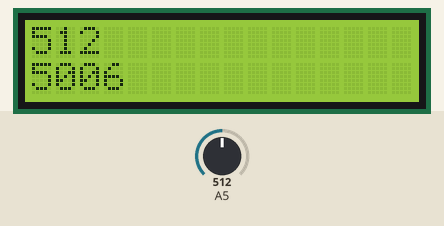
Simulated run of this sketch. Board: Arduino Uno, built with avr-gcc and run on an emulated ATmega328P. Shown: 16×2 character LCD. The inputs (shaded band) are chosen by the test bench; at power-on: A5 = 512.

Above: at 1.2 s.
1.3 s: A5 set to 716
At 2.2 s:
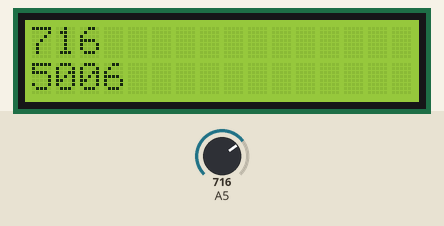
2.8 s: A5 set to 900
At 3.4 s:
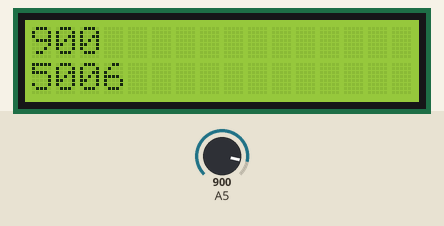
4.3 s: A5 set to 1023
At 5.7 s:
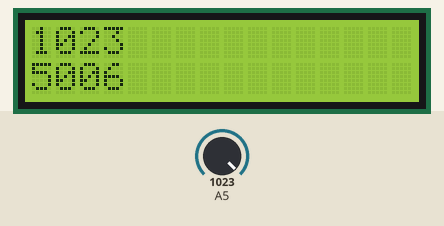
Timing chart, 0 to 7.3 s (numbered marks = the images above; inputs shaded):
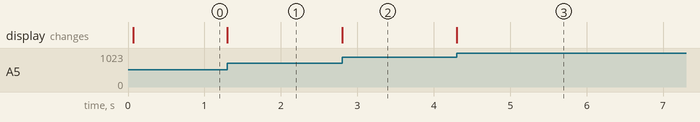

The sketch:

measurebattery.ino
```cpp
// include the library code:
#include <LiquidCrystal.h>

// initialize the library with the numbers of the interface pins
LiquidCrystal lcd(12, 11, 10, 9, 8, 7);

long readVcc() {
  long result;
  // Read 1.1V reference against AVcc
  ADMUX = _BV(REFS0) | _BV(MUX3) | _BV(MUX2) | _BV(MUX1);
  delay(2); // Wait for Vref to settle
  ADCSRA |= _BV(ADSC); // Convert
  while (bit_is_set(ADCSRA,ADSC));
  result = ADCL;
  result |= ADCH<<8;
  result = 1126400L / result; // Back-calculate AVcc in mV
  return result;
}
void setup() {


  // set up the lcd's number of columns and rows:
  lcd.begin(16, 2);

}

void loop() {
lcd.setCursor(0,0);
  lcd.print(analogRead(A5));
  lcd.setCursor(0,1);
  lcd.print( readVcc(), DEC );


}
```

Measured:
- after the input at 1.3 s, the display: changes at once (image 1)
- after the input at 2.8 s, the display: changes at once (image 2)
- after the input at 4.3 s, the display: changes at once (image 3)
